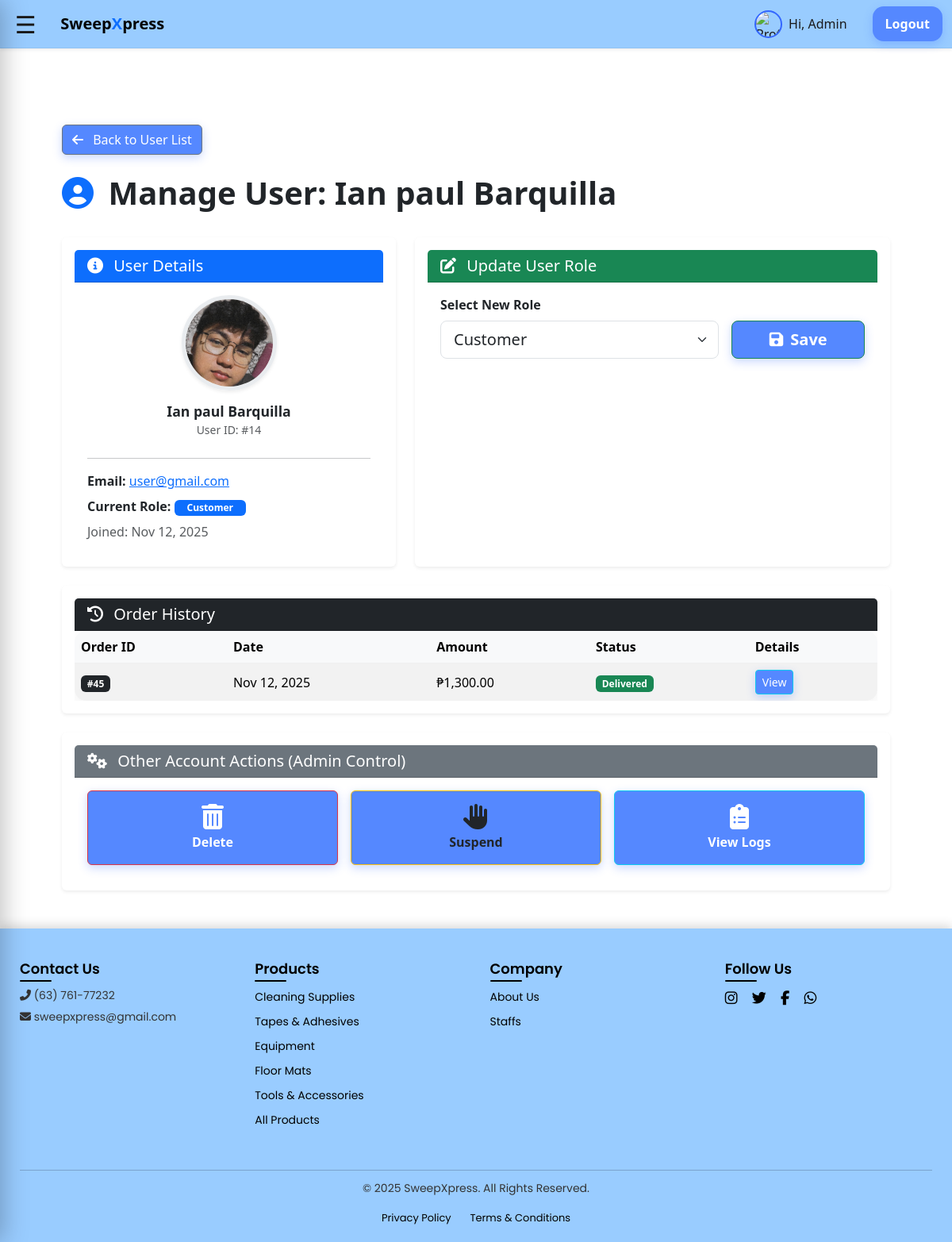
The app's page /admin/user_actions.php?id=14 (signed in), older data.
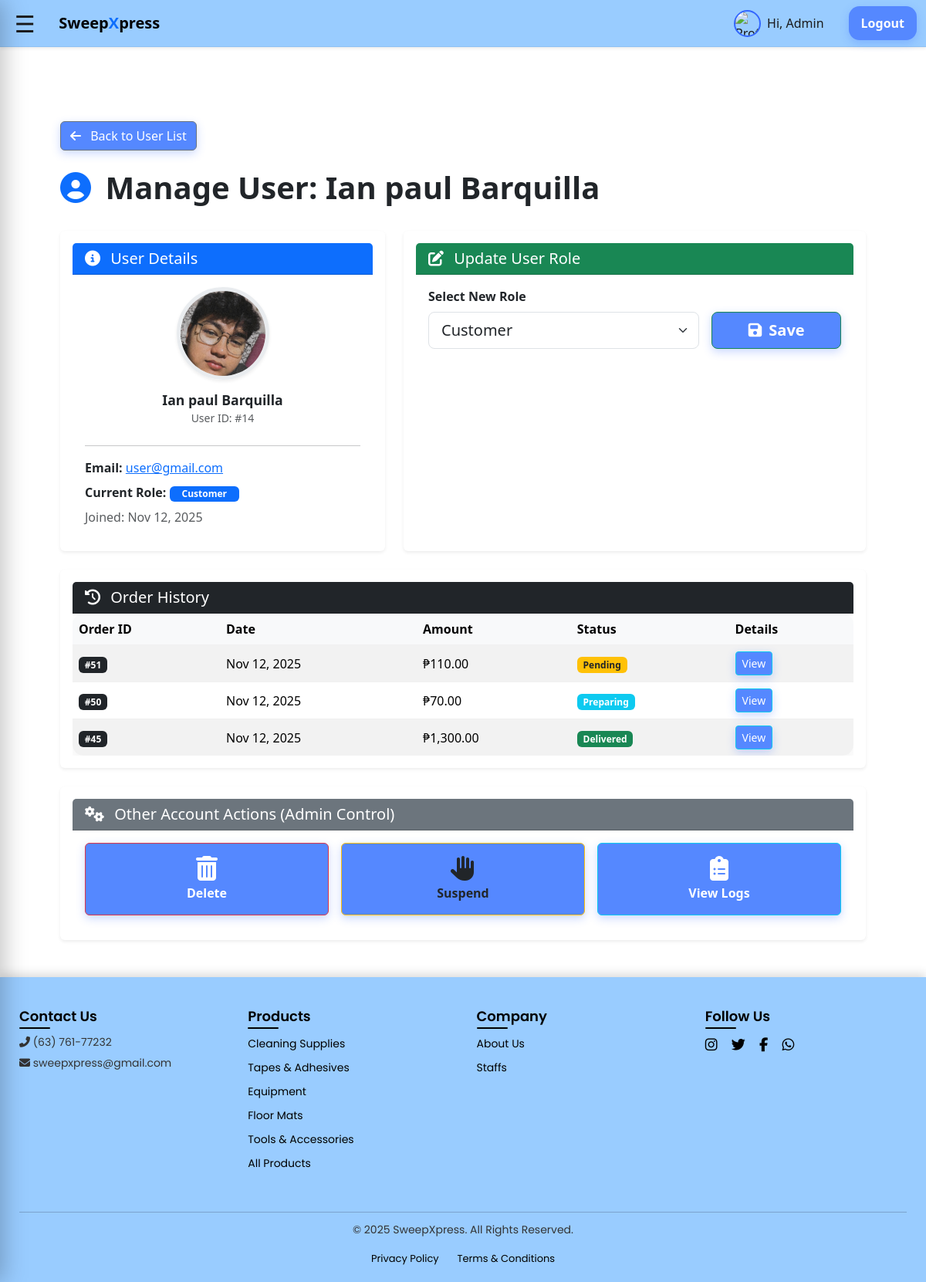
The same page, newer data.
### tables this page shows
CREATE TABLE `orders` (
  `id` int(11) NOT NULL,
  `user_id` int(11) DEFAULT NULL,
  `total` decimal(10,2) NOT NULL DEFAULT 0.00,
  `address` varchar(255) DEFAULT NULL,
  `status` enum('pending','preparing','delivered','completed','cancellation_requested','cancelled') NOT NULL DEFAULT 'pending',
  `created_at` timestamp NOT NULL DEFAULT current_timestamp(),
  `payment_method` varchar(50) NOT NULL DEFAULT 'COD',
  `payment_status` varchar(50) NOT NULL DEFAULT 'pending',
  `customer_name` varchar(120) DEFAULT NULL,
  `notes` text DEFAULT NULL,
  `cancellation_reason` text DEFAULT NULL,
  `admin_note` text DEFAULT NULL,
  `po_number` varchar(50) DEFAULT NULL,
  `payment_terms` varchar(100) DEFAULT NULL,
  `order_type` varchar(10) NOT NULL DEFAULT 'B2C'
);

### admin/user_actions.php (the view, shortened to what the changed rows need)
<?php
require_once __DIR__ . '/../includes/header.php';
$userId = $_GET['id'] ?? null;
try {
    $stmt = $pdo->prepare("
        SELECT id, name, email, role, created_at, profile_image, suspended_until
        FROM users
        WHERE id = ?
    ");
    $stmt->execute([$userId]);
    $user = $stmt->fetch(PDO::FETCH_ASSOC);
    $orders = $pdo->prepare("
        SELECT id, status, total, created_at
        FROM orders
        WHERE user_id = ?
        ORDER BY created_at DESC
    ");
    $orders->execute([$userId]);
    $orderHistory = $orders->fetchAll(PDO::FETCH_ASSOC);
} catch (PDOException $e) {
    die("<div class='container p-5'><div class='alert alert-danger'>Database error: " . htmlspecialchars($e->getMessage()) . "</div></div>");
}
function get_status_badge_class($status) {
    $status = strtolower($status);
    return match($status) {
        'delivered', 'completed' => 'bg-success text-white',
        'preparing', 'shipped' => 'bg-info text-white',
        'pending' => 'bg-warning text-dark',
        'cancelled' => 'bg-danger text-white',
        default => 'bg-secondary text-white'
    };
}
?>
<link href="https://cdn.jsdelivr.net/npm/bootstrap@5.3.3/dist/css/bootstrap.min.css" rel="stylesheet">
<link rel="stylesheet" href="https://cdnjs.cloudflare.com/ajax/libs/font-awesome/6.5.2/css/all.min.css">
<div class="container p-4 p-lg-5">
    <div class="d-flex justify-content-between align-items-center mb-4">
        <h1 class="fw-bolder text-dark">
            <i class="fas fa-user-circle text-primary me-2"></i> Manage User: <?= htmlspecialchars($user['name']); ?>
        </h1>
    </div>
    <div class="row g-4">
        <div class="col-12">
            <div class="card border-0 shadow-sm">
                <div class="card-body p-0">
                    <?php if (count($orderHistory) > 0): ?>
                        <div class="table-responsive">
                            <table class="table table-striped table-hover align-middle mb-0">
                                <thead class="table-light">
                                    <tr>
                                        <th>Order ID</th>
                                        <th>Date</th>
                                        <th>Amount</th>
                                        <th>Status</th>
                                        <th>Details</th>
                                    </tr>
                                </thead>
                                <tbody>
                                    <?php foreach ($orderHistory as $order): ?>
                                        <tr>
                                            <td><span class="badge bg-dark">#<?= $order['id']; ?></span></td>
                                            <td><?= date("M d, Y", strtotime($order['created_at'])); ?></td>
                                            <td>₱<?= number_format($order['total'], 2); ?></td>
                                            <td>
                                                <span class="badge <?= get_status_badge_class($order['status']); ?>">
                                                    <?= ucfirst($order['status']); ?>
                                                </span>
                                            </td>
                                            <td>
                                                <a href="order_details.php?id=<?= $order['id']; ?>" class="btn btn-sm btn-outline-info">View</a>
                                            </td>
                                        </tr>
                                    <?php endforeach; ?>
                                </tbody>
                            </table>
                        </div>
                    <?php endif; ?>
                </div>
            </div>
        </div>
    </div>
</div>

Row changes from the older to the newer data that the page shows:
added orders: id "51", created_at "Nov 12, 2025", total "110.00", status "Pending"
added orders: id "50", created_at "Nov 12, 2025", total "70.00", status "Preparing"
